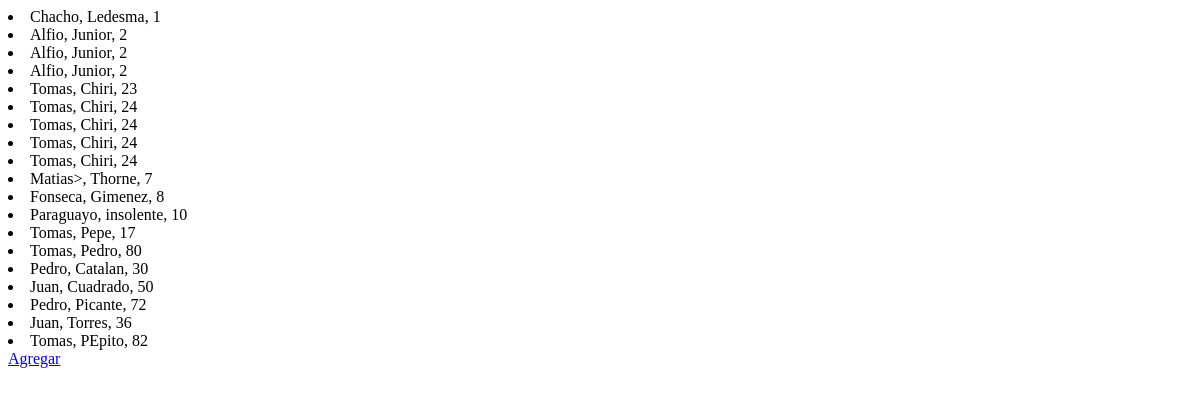
Before: /Barraps/leerMozos/ with the older database file.
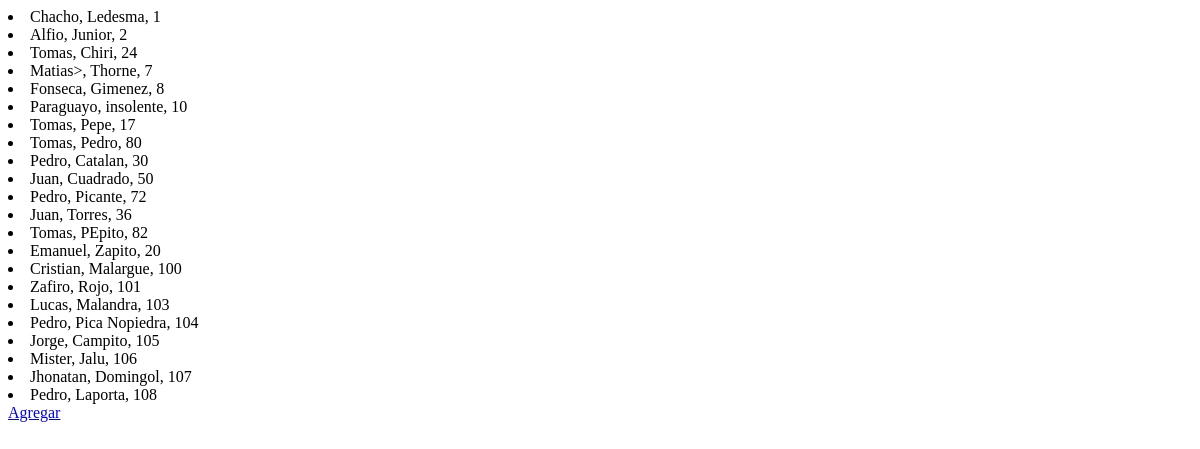
After: the same page with the newer database file.
### Barraps/models.py (models this page shows)
class mozo(models.Model):
    nombre = models.CharField("nombre", max_length=20)
    apellido = models.CharField("apellido", max_length=20)
    numero = models.IntegerField("numero")
    def __str__(self) -> str:
        return f"{self.nombre}, {self.apellido}, {self.numero}"

### Barraps/views.py (the view)
# urls.py: path('leerMozos/', leerMozos, name="leerMozos")
def leerMozos(request):
    mozos = mozo.objects.all()
    contexto = {"Mozo":mozos}
    return render (request, 'AppBarraps/leerMozos.html', contexto)

### Barraps/templates/AppBarraps/leerMozos.html (shortened to what this page needs)
<!DOCTYPE html>
<html lang="en">
<head>
</head>
<body>
    {% for p in Mozo %}
    <li>{{p}}</li>
    {% endfor %}
    <a href="/Barraps/formularioMozo/">Agregar</a>
</body>
</html>

Changed rows visible on the page:
removed mozo: nombre+apellido+numero "Alfio, Junior, 2"
removed mozo: nombre+apellido+numero "Alfio, Junior, 2"
removed mozo: nombre+apellido+numero "Tomas, Chiri, 23"
removed mozo: nombre+apellido+numero "Tomas, Chiri, 24"
removed mozo: nombre+apellido+numero "Tomas, Chiri, 24"
removed mozo: nombre+apellido+numero "Tomas, Chiri, 24"
added mozo: nombre+apellido+numero "Emanuel, Zapito, 20"
added mozo: nombre+apellido+numero "Cristian, Malargue, 100"
added mozo: nombre+apellido+numero "Zafiro, Rojo, 101"
added mozo: nombre+apellido+numero "Lucas, Malandra, 103"
added mozo: nombre+apellido+numero "Pedro, Pica Nopiedra, 104"
added mozo: nombre+apellido+numero "Jorge, Campito, 105"
added mozo: nombre+apellido+numero "Mister, Jalu, 106"
added mozo: nombre+apellido+numero "Jhonatan, Domingol, 107"
added mozo: nombre+apellido+numero "Pedro, Laporta, 108"
